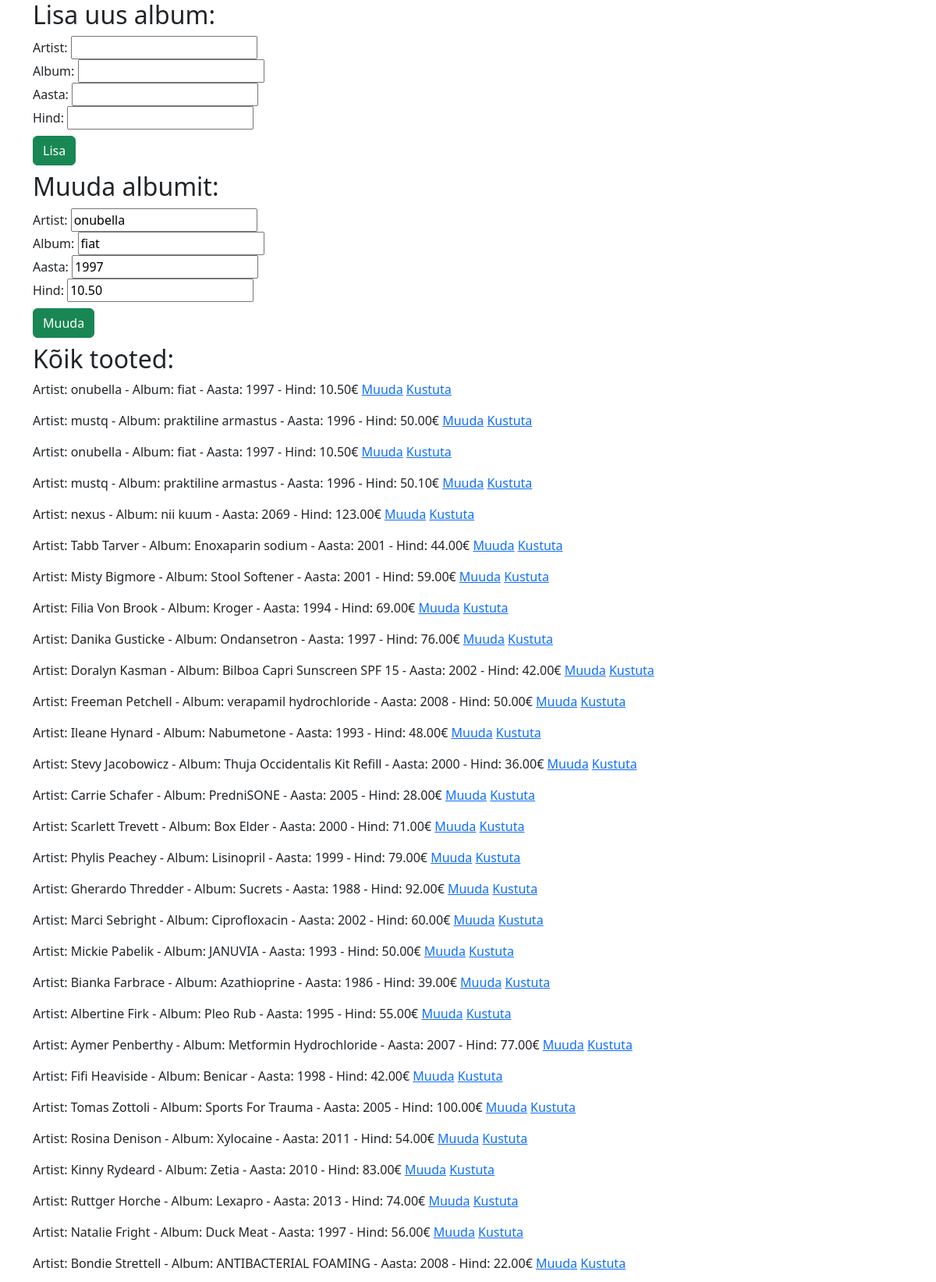
The page /yl3,4.php?action=muuda&id=1 (upper part) on the database its author committed.
### tables this page shows
CREATE TABLE `tooted` (
  `id` int(7) NOT NULL,
  `artist` varchar(255) NOT NULL,
  `album` varchar(255) NOT NULL,
  `aasta` year(4) NOT NULL,
  `hind` decimal(5,2) NOT NULL
);

### yl3,4.php (the view, shortened to what this page needs)
<?php include ("config.php"); ?>
<!DOCTYPE html>
<html lang="en">
<head>
    <link href="https://cdn.jsdelivr.net/npm/bootstrap@5.3.2/dist/css/bootstrap.min.css" rel="stylesheet">
</head>
    <body>
        <div class="container">
        <h2>Lisa uus album:</h2>
        <form action="#" method="get">
            <label for="artist">Artist:</label>
            <input type="text" name="artist" id="artist"><br>
            <label for="album">Album:</label>
            <input type="text" name="album" id="album"><br>
            <label for="aasta">Aasta:</label>
            <input type="number" name="aasta" id="aasta"><br>
            <label for="hind">Hind:</label>
            <input type="number" name="hind" id="hind"><br>
            <input type="submit" class="btn btn-success my-2" value="Lisa">
        </form>
        <?php
        if(isset($_GET['action']) && $_GET['action'] == 'muuda' && isset($_GET['id'])) {
            $id = $_GET['id'];
            $muudasql = "SELECT * FROM tooted WHERE id = $id";
            $muuda_t = $yhendus->query($muudasql);
            if ($muuda_t->num_rows > 0) {
                $muuda_rida = $muuda_t->fetch_assoc();
                $muuda_artist = $muuda_rida["artist"];
                $muuda_album = $muuda_rida["album"];
                $muuda_aasta = $muuda_rida["aasta"];
                $muuda_hind = $muuda_rida["hind"];
                ?>
                <h2>Muuda albumit:</h2>
                <form action='#' method='get'>
                    <label for='artist'>Artist:</label>
                    <input type='text' name='artist' id='artist' value='<?php echo $muuda_artist; ?>'><br>
                    <label for='album'>Album:</label>
                    <input type='text' name='album' id='album' value='<?php echo $muuda_album; ?>'><br>
                    <label for='aasta'>Aasta:</label>
                    <input type='text' name='aasta' id='aasta' value='<?php echo $muuda_aasta; ?>'><br>
                    <label for='hind'>Hind:</label>
                    <input type='text' name='hind' id='hind' value='<?php echo $muuda_hind; ?>'><br>
                    <input type='submit' class='btn btn-success my-2' value='Muuda'>
                </form>
                <?php
            } else {
                echo "VIGA!";
            }
        }
        $sql = "SELECT * FROM tooted";
        $result = $yhendus->query($sql);
        if ($result->num_rows > 0) {
            echo "<h2>Kõik tooted:</h2>";
            while($row = $result->fetch_assoc()) {
                echo "<p>";
                echo "Artist: " . $row["artist"] . " - Album: " . $row["album"] . " - Aasta: " . $row["aasta"] . " - Hind: " . $row["hind"] . "€";
                echo " <a href='?action=muuda&id=" . $row["id"] . "'>Muuda</a>";
                echo " <a href='?action=kustuta&id=" . $row["id"] . "' onclick=\"return confirm('Kindel v?');\">Kustuta</a>";
                echo "</p>";
            }
        }
        ?>
        <?php
        $sql = "SELECT kliendid.eesnimi, kliendid.perenimi, arved.kogus, tooted.album FROM kliendid INNER JOIN arved ON arved.kliendid_id = kliendid.id INNER JOIN tooted ON arved.tooted_id = tooted.id;";
        $result = $yhendus->query($sql);
        if ($result->num_rows > 0) {
            while($row = $result->fetch_assoc()) {
                echo "Klient: " . $row["eesnimi"] . " " . $row["perenimi"] . " | Album: " . $row["album"] . " | Kogus: " . $row["kogus"] . "<br>";
            }
        }
        ?>
        </div>
    </body>
</html>

### rows shown on the page
tooted: artist "onubella", album "fiat", aasta "1997", hind "10.50"
tooted: artist "mustq", album "praktiline armastus", aasta "1996", hind "50.00"
tooted: artist "onubella", album "fiat", aasta "1997", hind "10.50"
tooted: artist "mustq", album "praktiline armastus", aasta "1996", hind "50.10"
tooted: artist "nexus", album "nii kuum", aasta "2069", hind "123.00"
tooted: artist "Tabb Tarver", album "Enoxaparin sodium", aasta "2001", hind "44.00"
tooted: artist "Misty Bigmore", album "Stool Softener", aasta "2001", hind "59.00"
tooted: artist "Filia Von Brook", album "Kroger", aasta "1994", hind "69.00"
tooted: artist "Danika Gusticke", album "Ondansetron", aasta "1997", hind "76.00"
tooted: artist "Doralyn Kasman", album "Bilboa Capri Sunscreen SPF 15", aasta "2002", hind "42.00"
tooted: artist "Freeman Petchell", album "verapamil hydrochloride", aasta "2008", hind "50.00"
tooted: artist "Ileane Hynard", album "Nabumetone", aasta "1993", hind "48.00"
tooted: artist "Stevy Jacobowicz", album "Thuja Occidentalis Kit Refill", aasta "2000", hind "36.00"
tooted: artist "Carrie Schafer", album "PredniSONE", aasta "2005", hind "28.00"
tooted: artist "Scarlett Trevett", album "Box Elder", aasta "2000", hind "71.00"
tooted: artist "Phylis Peachey", album "Lisinopril", aasta "1999", hind "79.00"
tooted: artist "Gherardo Thredder", album "Sucrets", aasta "1988", hind "92.00"
tooted: artist "Marci Sebright", album "Ciprofloxacin", aasta "2002", hind "60.00"
tooted: artist "Mickie Pabelik", album "JANUVIA", aasta "1993", hind "50.00"
tooted: artist "Bianka Farbrace", album "Azathioprine", aasta "1986", hind "39.00"
tooted: artist "Albertine Firk", album "Pleo Rub", aasta "1995", hind "55.00"
tooted: artist "Aymer Penberthy", album "Metformin Hydrochloride", aasta "2007", hind "77.00"
tooted: artist "Fifi Heaviside", album "Benicar", aasta "1998", hind "42.00"
tooted: artist "Tomas Zottoli", album "Sports For Trauma", aasta "2005", hind "100.00"
tooted: artist "Rosina Denison", album "Xylocaine", aasta "2011", hind "54.00"
tooted: artist "Kinny Rydeard", album "Zetia", aasta "2010", hind "83.00"
tooted: artist "Ruttger Horche", album "Lexapro", aasta "2013", hind "74.00"
tooted: artist "Natalie Fright", album "Duck Meat", aasta "1997", hind "56.00"
tooted: artist "Bondie Strettell", album "ANTIBACTERIAL FOAMING", aasta "2008", hind "22.00"
